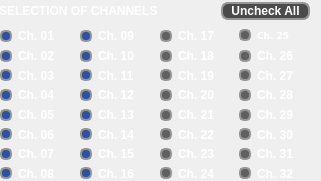
           <widget class="QFrame" name="channel_config_area">
            <property name="geometry">
             <rect>
              <x>20</x>
              <y>200</y>
              <width>321</width>
              <height>181</height>
             </rect>
            </property>
            <property name="styleSheet">
             <string notr="true">QLabel{color:#FFFFFF;font:7pt&quot;DejaVu Sans&quot;;font-weight:bold;}</string>
            </property>
            <widget class="QFrame" name="channel_08_area">
             <property name="geometry">
              <rect>
               <x>0</x>
               <y>29</y>
               <width>81</width>
               <height>151</height>
              </rect>
             </property>
             <property name="styleSheet">
              <string notr="true">QRadioButton{color:#FFFFFF;font:7pt&quot;DejaVu Sans&quot;;font-weight:bold;}QRadioButton::indicator::checked{border:2px solid #969696;border-radius:5px;background-color:#2C53A1;width:8px;height:8px;}QRadioButton::indicator::unchecked{border:2px solid #969696;border-radius:5px;background-color:#969696;width:8px;height:8px;}QRadioButton::indicator::!enabled{border:2px solid #969696;border-radius:5px;	background-color:#606060;width:8px;height:8px;color:#606060;}</string>
             </property>
             <property name="frameShape">
              <enum>QFrame::NoFrame</enum>
             </property>
             <property name="frameShadow">
              <enum>QFrame::Raised</enum>
             </property>
             <widget class="QWidget" name="gridLayoutWidget_11">
              <property name="geometry">
               <rect>
                <x>0</x>
                <y>0</y>
                <width>81</width>
                <height>151</height>
               </rect>
              </property>
              <layout class="QGridLayout" name="gridLayout_12">
               <item row="2" column="0">
                <widget class="QRadioButton" name="C03_button">
                 <property name="text">
                  <string notr="true">Ch. 03</string>
                 </property>
                 <property name="checkable">
                  <bool>true</bool>
                 </property>
                 <property name="checked">
                  <bool>true</bool>
                 </property>
                 <property name="autoExclusive">
                  <bool>false</bool>
                 </property>
                </widget>
               </item>
               <item row="3" column="0">
                <widget class="QRadioButton" name="C04_button">
                 <property name="text">
                  <string notr="true">Ch. 04</string>
                 </property>
                 <property name="checkable">
                  <bool>true</bool>
                 </property>
                 <property name="checked">
                  <bool>true</bool>
                 </property>
                 <property name="autoExclusive">
                  <bool>false</bool>
                 </property>
                </widget>
               </item>
               <item row="4" column="0">
                <widget class="QRadioButton" name="C05_button">
                 <property name="text">
                  <string notr="true">Ch. 05</string>
                 </property>
                 <property name="checkable">
                  <bool>true</bool>
                 </property>
                 <property name="checked">
                  <bool>true</bool>
                 </property>
                 <property name="autoExclusive">
                  <bool>false</bool>
                 </property>
                </widget>
               </item>
               <item row="5" column="0">
                <widget class="QRadioButton" name="C06_button">
                 <property name="text">
                  <string notr="true">Ch. 06</string>
                 </property>
                 <property name="checkable">
                  <bool>true</bool>
                 </property>
                 <property name="checked">
                  <bool>true</bool>
                 </property>
                 <property name="autoExclusive">
                  <bool>false</bool>
                 </property>
                </widget>
               </item>
               <item row="6" column="0">
                <widget class="QRadioButton" name="C07_button">
                 <property name="text">
                  <string notr="true">Ch. 07</string>
                 </property>
                 <property name="checkable">
                  <bool>true</bool>
                 </property>
                 <property name="checked">
                  <bool>true</bool>
                 </property>
                 <property name="autoExclusive">
                  <bool>false</bool>
                 </property>
                </widget>
               </item>
               <item row="0" column="0">
                <widget class="QRadioButton" name="C01_button">
                 <property name="text">
                  <string notr="true">Ch. 01</string>
                 </property>
                 <property name="checkable">
                  <bool>true</bool>
                 </property>
                 <property name="checked">
                  <bool>true</bool>
                 </property>
                 <property name="autoExclusive">
                  <bool>false</bool>
                 </property>
                </widget>
               </item>
               <item row="1" column="0">
                <widget class="QRadioButton" name="C02_button">
                 <property name="text">
                  <string notr="true">Ch. 02</string>
                 </property>
                 <property name="checkable">
                  <bool>true</bool>
                 </property>
                 <property name="checked">
                  <bool>true</bool>
                 </property>
                 <property name="autoExclusive">
                  <bool>false</bool>
                 </property>
                </widget>
               </item>
               <item row="7" column="0">
                <widget class="QRadioButton" name="C08_button">
                 <property name="text">
                  <string notr="true">Ch. 08</string>
                 </property>
                 <property name="checkable">
                  <bool>true</bool>
                 </property>
                 <property name="checked">
                  <bool>true</bool>
                 </property>
                 <property name="autoExclusive">
                  <bool>false</bool>
                 </property>
                </widget>
               </item>
              </layout>
             </widget>
            </widget>
            <widget class="QFrame" name="channel_16_area">
             <property name="geometry">
              <rect>
               <x>80</x>
               <y>29</y>
               <width>81</width>
               <height>151</height>
              </rect>
             </property>
             <property name="styleSheet">
              <string notr="true">QRadioButton{color:#FFFFFF;font:7pt&quot;DejaVu Sans&quot;;font-weight:bold;}QRadioButton::indicator::checked{border:2px solid #969696;border-radius:5px;background-color:#2C53A1;width:8px;height:8px;}QRadioButton::indicator::unchecked{border:2px solid #969696;border-radius:5px;background-color:#969696;width:8px;height:8px;}QRadioButton::indicator::!enabled{border:2px solid #969696;border-radius:5px;	background-color:#606060;width:8px;height:8px;color:#606060;}</string>
             </property>
             <property name="frameShape">
              <enum>QFrame::NoFrame</enum>
             </property>
             <property name="frameShadow">
              <enum>QFrame::Raised</enum>
             </property>
             <widget class="QWidget" name="gridLayoutWidget_10">
              <property name="geometry">
               <rect>
                <x>0</x>
                <y>0</y>
                <width>81</width>
                <height>151</height>
               </rect>
              </property>
              <layout class="QGridLayout" name="gridLayout_11">
               <item row="0" column="0">
                <widget class="QRadioButton" name="C09_button">
                 <property name="text">
                  <string notr="true">Ch. 09</string>
                 </property>
                 <property name="checkable">
                  <bool>true</bool>
                 </property>
                 <property name="checked">
                  <bool>true</bool>
                 </property>
                 <property name="autoExclusive">
                  <bool>false</bool>
                 </property>
                </widget>
               </item>
               <item row="2" column="0">
                <widget class="QRadioButton" name="C11_button">
                 <property name="text">
                  <string notr="true">Ch. 11</string>
                 </property>
                 <property name="checkable">
                  <bool>true</bool>
                 </property>
                 <property name="checked">
                  <bool>true</bool>
                 </property>
                 <property name="autoExclusive">
                  <bool>false</bool>
                 </property>
                </widget>
               </item>
               <item row="3" column="0">
                <widget class="QRadioButton" name="C12_button">
                 <property name="text">
                  <string notr="true">Ch. 12</string>
                 </property>
                 <property name="checkable">
                  <bool>true</bool>
                 </property>
                 <property name="checked">
                  <bool>true</bool>
                 </property>
                 <property name="autoExclusive">
                  <bool>false</bool>
                 </property>
                </widget>
               </item>
               <item row="1" column="0">
                <widget class="QRadioButton" name="C10_button">
                 <property name="text">
                  <string notr="true">Ch. 10</string>
                 </property>
                 <property name="checkable">
                  <bool>true</bool>
                 </property>
                 <property name="checked">
                  <bool>true</bool>
                 </property>
                 <property name="autoExclusive">
                  <bool>false</bool>
                 </property>
                </widget>
               </item>
               <item row="6" column="0">
                <widget class="QRadioButton" name="C15_button">
                 <property name="text">
                  <string notr="true">Ch. 15</string>
                 </property>
                 <property name="checkable">
                  <bool>true</bool>
                 </property>
                 <property name="checked">
                  <bool>true</bool>
                 </property>
                 <property name="autoExclusive">
                  <bool>false</bool>
                 </property>
                </widget>
               </item>
               <item row="4" column="0">
                <widget class="QRadioButton" name="C13_button">
                 <property name="text">
                  <string notr="true">Ch. 13</string>
                 </property>
                 <property name="checkable">
                  <bool>true</bool>
                 </property>
                 <property name="checked">
                  <bool>true</bool>
                 </property>
                 <property name="autoExclusive">
                  <bool>false</bool>
                 </property>
                </widget>
               </item>
               <item row="5" column="0">
                <widget class="QRadioButton" name="C14_button">
                 <property name="text">
                  <string notr="true">Ch. 14</string>
                 </property>
                 <property name="checkable">
                  <bool>true</bool>
                 </property>
                 <property name="checked">
                  <bool>true</bool>
                 </property>
                 <property name="autoExclusive">
                  <bool>false</bool>
                 </property>
                </widget>
               </item>
               <item row="7" column="0">
                <widget class="QRadioButton" name="C16_button">
                 <property name="text">
                  <string notr="true">Ch. 16</string>
                 </property>
                 <property name="checkable">
                  <bool>true</bool>
                 </property>
                 <property name="checked">
                  <bool>true</bool>
                 </property>
                 <property name="autoExclusive">
                  <bool>false</bool>
                 </property>
                </widget>
               </item>
              </layout>
             </widget>
            </widget>
            <widget class="QFrame" name="channel_32_area">
             <property name="enabled">
              <bool>false</bool>
             </property>
             <property name="geometry">
              <rect>
               <x>160</x>
               <y>29</y>
               <width>150</width>
               <height>151</height>
              </rect>
             </property>
             <property name="styleSheet">
              <string notr="true">QRadioButton{color:#FFFFFF;font:7pt&quot;DejaVu Sans&quot;;font-weight:bold;}QRadioButton::indicator::checked{border:2px solid #969696;border-radius:5px;background-color:#2C53A1;width:8px;height:8px;}QRadioButton::indicator::unchecked{border:2px solid #969696;border-radius:5px;background-color:#969696;width:8px;height:8px;}QRadioButton::indicator::!enabled{border:2px solid #969696;border-radius:5px;	background-color:#606060;width:8px;height:8px;color:#606060;}</string>
             </property>
             <property name="frameShape">
              <enum>QFrame::NoFrame</enum>
             </property>
             <property name="frameShadow">
              <enum>QFrame::Raised</enum>
             </property>
             <widget class="QWidget" name="gridLayoutWidget_5">
              <property name="geometry">
               <rect>
                <x>0</x>
                <y>0</y>
                <width>151</width>
                <height>151</height>
               </rect>
              </property>
              <layout class="QGridLayout" name="gridLayout_6">
               <item row="6" column="1">
                <widget class="QRadioButton" name="C31_button">
                 <property name="baseSize">
                  <size>
                   <width>0</width>
                   <height>0</height>
                  </size>
                 </property>
                 <property name="text">
                  <string notr="true">Ch. 31</string>
                 </property>
                 <property name="checkable">
                  <bool>true</bool>
                 </property>
                 <property name="checked">
                  <bool>true</bool>
                 </property>
                 <property name="autoExclusive">
                  <bool>false</bool>
                 </property>
                </widget>
               </item>
               <item row="7" column="0">
                <widget class="QRadioButton" name="C24_button">
                 <property name="text">
                  <string notr="true">Ch. 24</string>
                 </property>
                 <property name="checkable">
                  <bool>true</bool>
                 </property>
                 <property name="checked">
                  <bool>true</bool>
                 </property>
                 <property name="autoExclusive">
                  <bool>false</bool>
                 </property>
                </widget>
               </item>
               <item row="0" column="1">
                <widget class="QRadioButton" name="C25_button">
                 <property name="font">
                  <font>
                   <family>DejaVu Sans</family>
                   <pointsize>7</pointsize>
                   <italic>false</italic>
                   <bold>true</bold>
                  </font>
                 </property>
                 <property name="text">
                  <string notr="true">Ch. 25</string>
                 </property>
                 <property name="checkable">
                  <bool>true</bool>
                 </property>
                 <property name="checked">
                  <bool>true</bool>
                 </property>
                 <property name="autoExclusive">
                  <bool>false</bool>
                 </property>
                </widget>
               </item>
               <item row="3" column="0">
                <widget class="QRadioButton" name="C20_button">
                 <property name="text">
                  <string notr="true">Ch. 20</string>
                 </property>
                 <property name="checkable">
                  <bool>true</bool>
                 </property>
                 <property name="checked">
                  <bool>true</bool>
                 </property>
                 <property name="autoExclusive">
                  <bool>false</bool>
                 </property>
                </widget>
               </item>
               <item row="2" column="1">
                <widget class="QRadioButton" name="C27_button">
                 <property name="text">
                  <string notr="true">Ch. 27</string>
                 </property>
                 <property name="checkable">
                  <bool>true</bool>
                 </property>
                 <property name="checked">
                  <bool>true</bool>
                 </property>
                 <property name="autoExclusive">
                  <bool>false</bool>
                 </property>
                </widget>
               </item>
               <item row="4" column="0">
                <widget class="QRadioButton" name="C21_button">
                 <property name="text">
                  <string notr="true">Ch. 21</string>
                 </property>
                 <property name="checkable">
                  <bool>true</bool>
                 </property>
                 <property name="checked">
                  <bool>true</bool>
                 </property>
                 <property name="autoExclusive">
                  <bool>false</bool>
                 </property>
                </widget>
               </item>
               <item row="3" column="1">
                <widget class="QRadioButton" name="C28_button">
                 <property name="text">
                  <string notr="true">Ch. 28</string>
                 </property>
                 <property name="checkable">
                  <bool>true</bool>
                 </property>
                 <property name="checked">
                  <bool>true</bool>
                 </property>
                 <property name="autoExclusive">
                  <bool>false</bool>
                 </property>
                </widget>
               </item>
               <item row="4" column="1">
                <widget class="QRadioButton" name="C29_button">
                 <property name="text">
                  <string notr="true">Ch. 29</string>
                 </property>
                 <property name="checkable">
                  <bool>true</bool>
                 </property>
                 <property name="checked">
                  <bool>true</bool>
                 </property>
                 <property name="autoExclusive">
                  <bool>false</bool>
                 </property>
                </widget>
               </item>
               <item row="1" column="1">
                <widget class="QRadioButton" name="C26_button">
                 <property name="cursor">
                  <cursorShape>UpArrowCursor</cursorShape>
                 </property>
                 <property name="text">
                  <string notr="true">Ch. 26</string>
                 </property>
                 <property name="checkable">
                  <bool>true</bool>
                 </property>
                 <property name="checked">
                  <bool>true</bool>
                 </property>
                 <property name="autoExclusive">
                  <bool>false</bool>
                 </property>
                </widget>
               </item>
               <item row="6" column="0">
                <widget class="QRadioButton" name="C23_button">
                 <property name="text">
                  <string notr="true">Ch. 23</string>
                 </property>
                 <property name="checkable">
                  <bool>true</bool>
                 </property>
                 <property name="checked">
                  <bool>true</bool>
                 </property>
                 <property name="autoExclusive">
                  <bool>false</bool>
                 </property>
                </widget>
               </item>
               <item row="2" column="0">
                <widget class="QRadioButton" name="C19_button">
                 <property name="text">
                  <string notr="true">Ch. 19</string>
                 </property>
                 <property name="checkable">
                  <bool>true</bool>
                 </property>
                 <property name="checked">
                  <bool>true</bool>
                 </property>
                 <property name="autoExclusive">
                  <bool>false</bool>
                 </property>
                </widget>
               </item>
               <item row="5" column="0">
                <widget class="QRadioButton" name="C22_button">
                 <property name="text">
                  <string notr="true">Ch. 22</string>
                 </property>
                 <property name="checkable">
                  <bool>true</bool>
                 </property>
                 <property name="checked">
                  <bool>true</bool>
                 </property>
                 <property name="autoExclusive">
                  <bool>false</bool>
                 </property>
                </widget>
               </item>
               <item row="7" column="1">
                <widget class="QRadioButton" name="C32_button">
                 <property name="text">
                  <string notr="true">Ch. 32</string>
                 </property>
                 <property name="checkable">
                  <bool>true</bool>
                 </property>
                 <property name="checked">
                  <bool>true</bool>
                 </property>
                 <property name="autoExclusive">
                  <bool>false</bool>
                 </property>
                </widget>
               </item>
               <item row="0" column="0">
                <widget class="QRadioButton" name="C17_button">
                 <property name="text">
                  <string notr="true">Ch. 17</string>
                 </property>
                 <property name="checkable">
                  <bool>true</bool>
                 </property>
                 <property name="checked">
                  <bool>true</bool>
                 </property>
                 <property name="autoExclusive">
                  <bool>false</bool>
                 </property>
                </widget>
               </item>
               <item row="5" column="1">
                <widget class="QRadioButton" name="C30_button">
                 <property name="text">
                  <string notr="true">Ch. 30</string>
                 </property>
                 <property name="checkable">
                  <bool>true</bool>
                 </property>
                 <property name="checked">
                  <bool>true</bool>
                 </property>
                 <property name="autoExclusive">
                  <bool>false</bool>
                 </property>
                </widget>
               </item>
               <item row="1" column="0">
                <widget class="QRadioButton" name="C18_button">
                 <property name="text">
                  <string notr="true">Ch. 18</string>
                 </property>
                 <property name="checkable">
                  <bool>true</bool>
                 </property>
                 <property name="checked">
                  <bool>true</bool>
                 </property>
                 <property name="autoExclusive">
                  <bool>false</bool>
                 </property>
                </widget>
               </item>
              </layout>
             </widget>
            </widget>
            <widget class="QWidget" name="gridLayoutWidget_8">
             <property name="geometry">
              <rect>
               <x>-1</x>
               <y>0</y>
               <width>311</width>
               <height>22</height>
              </rect>
             </property>
             <layout class="QGridLayout" name="gridLayout_9">
              <item row="0" column="0">
               <widget class="QLabel" name="label_30">
                <property name="toolTip">
                 <string>&lt;html&gt;&lt;head/&gt;&lt;body&gt;&lt;p&gt;Select in this field how many and which channels will be used for data acquisition. The interface will only register selected channels.&lt;/p&gt;&lt;/body&gt;&lt;/html&gt;</string>
                </property>
                <property name="text">
                 <string notr="true">SELECTION OF CHANNELS</string>
                </property>
                <property name="alignment">
                 <set>Qt::AlignLeading|Qt::AlignLeft|Qt::AlignVCenter</set>
                </property>
               </widget>
              </item>
              <item row="0" column="2">
               <widget class="QPushButton" name="check_all_button">
                <property name="toolTip">
                 <string>&lt;html&gt;&lt;head/&gt;&lt;body&gt;&lt;p&gt;Check or uncheck all channels.&lt;/p&gt;&lt;/body&gt;&lt;/html&gt;</string>
                </property>
                <property name="styleSheet">
                 <string notr="true">QPushButton{border:2px solid #969696;border-radius:7px;background-color:#4B4B4B;color:#FFFFFF;font:6pt&quot;helvetica&quot;;font-weight:bold;padding-left: 8px; padding-right: 8px;}QPushButton:pressed{border:2px solid #A21F27;border-radius:8px;background-color:#A21F27;color:#FFFFFF;}</string>
                </property>
                <property name="text">
                 <string notr="true">Uncheck All</string>
                </property>
               </widget>
              </item>
              <item row="0" column="1">
               <spacer name="horizontalSpacer">
                <property name="orientation">
                 <enum>Qt::Horizontal</enum>
                </property>
                <property name="sizeHint" stdset="0">
                 <size>
                  <width>40</width>
                  <height>20</height>
                 </size>
                </property>
               </spacer>
              </item>
             </layout>
            </widget>
            <zorder>channel_08_area</zorder>
            <zorder>gridLayoutWidget_8</zorder>
            <zorder>channel_16_area</zorder>
            <zorder>channel_32_area</zorder>
           </widget>
